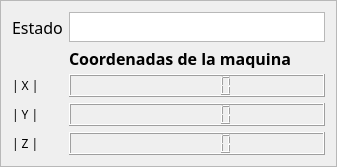
         <widget class="QFrame" name="Coordenadas">
          <property name="maximumSize">
           <size>
            <width>89998</width>
            <height>300</height>
           </size>
          </property>
          <property name="frameShape">
           <enum>QFrame::StyledPanel</enum>
          </property>
          <property name="frameShadow">
           <enum>QFrame::Raised</enum>
          </property>
          <layout class="QGridLayout" name="gridLayout_3">
           <item row="1" column="1">
            <widget class="QLabel" name="label_4">
             <property name="maximumSize">
              <size>
               <width>300</width>
               <height>20</height>
              </size>
             </property>
             <property name="font">
              <font>
               <family>Iosevka</family>
               <pointsize>12</pointsize>
               <weight>75</weight>
               <bold>true</bold>
              </font>
             </property>
             <property name="text">
              <string>Coordenadas de la maquina</string>
             </property>
            </widget>
           </item>
           <item row="0" column="0">
            <widget class="QLabel" name="label_5">
             <property name="font">
              <font>
               <family>Iosevka</family>
               <pointsize>12</pointsize>
               <weight>50</weight>
               <bold>false</bold>
              </font>
             </property>
             <property name="text">
              <string>Estado</string>
             </property>
            </widget>
           </item>
           <item row="2" column="0">
            <widget class="QLabel" name="label">
             <property name="maximumSize">
              <size>
               <width>40</width>
               <height>60</height>
              </size>
             </property>
             <property name="font">
              <font>
               <family>Iosevka</family>
              </font>
             </property>
             <property name="text">
              <string>| X |</string>
             </property>
            </widget>
           </item>
           <item row="3" column="1">
            <widget class="QLCDNumber" name="MPosY">
             <property name="smallDecimalPoint">
              <bool>true</bool>
             </property>
             <property name="digitCount">
              <number>6</number>
             </property>
            </widget>
           </item>
           <item row="4" column="0">
            <widget class="QLabel" name="label_8">
             <property name="maximumSize">
              <size>
               <width>40</width>
               <height>60</height>
              </size>
             </property>
             <property name="font">
              <font>
               <family>Iosevka</family>
              </font>
             </property>
             <property name="text">
              <string>| Z |</string>
             </property>
            </widget>
           </item>
           <item row="0" column="1">
            <widget class="QTextBrowser" name="textBrowser">
             <property name="maximumSize">
              <size>
               <width>300</width>
               <height>30</height>
              </size>
             </property>
            </widget>
           </item>
           <item row="4" column="1">
            <widget class="QLCDNumber" name="MPosZ">
             <property name="maximumSize">
              <size>
               <width>900000</width>
               <height>100</height>
              </size>
             </property>
             <property name="smallDecimalPoint">
              <bool>true</bool>
             </property>
             <property name="digitCount">
              <number>6</number>
             </property>
             <property name="segmentStyle">
              <enum>QLCDNumber::Filled</enum>
             </property>
            </widget>
           </item>
           <item row="3" column="0">
            <widget class="QLabel" name="label_7">
             <property name="maximumSize">
              <size>
               <width>40</width>
               <height>60</height>
              </size>
             </property>
             <property name="font">
              <font>
               <family>Iosevka</family>
              </font>
             </property>
             <property name="text">
              <string>| Y |</string>
             </property>
            </widget>
           </item>
           <item row="2" column="1">
            <widget class="QLCDNumber" name="MPosX">
             <property name="smallDecimalPoint">
              <bool>true</bool>
             </property>
             <property name="digitCount">
              <number>6</number>
             </property>
             <property name="segmentStyle">
              <enum>QLCDNumber::Filled</enum>
             </property>
             <property name="value" stdset="0">
              <double>0.000000000000000</double>
             </property>
            </widget>
           </item>
          </layout>
         </widget>
